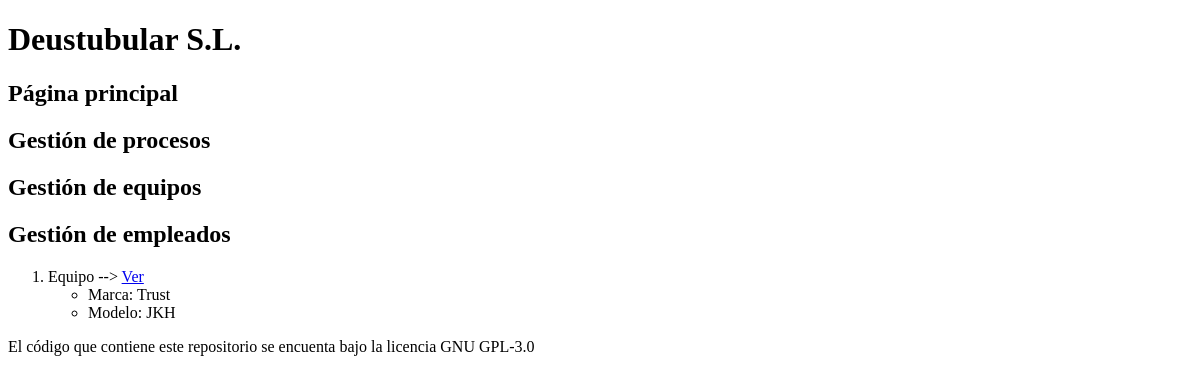
Before: /appProduccion/equipos/ with the older database file.
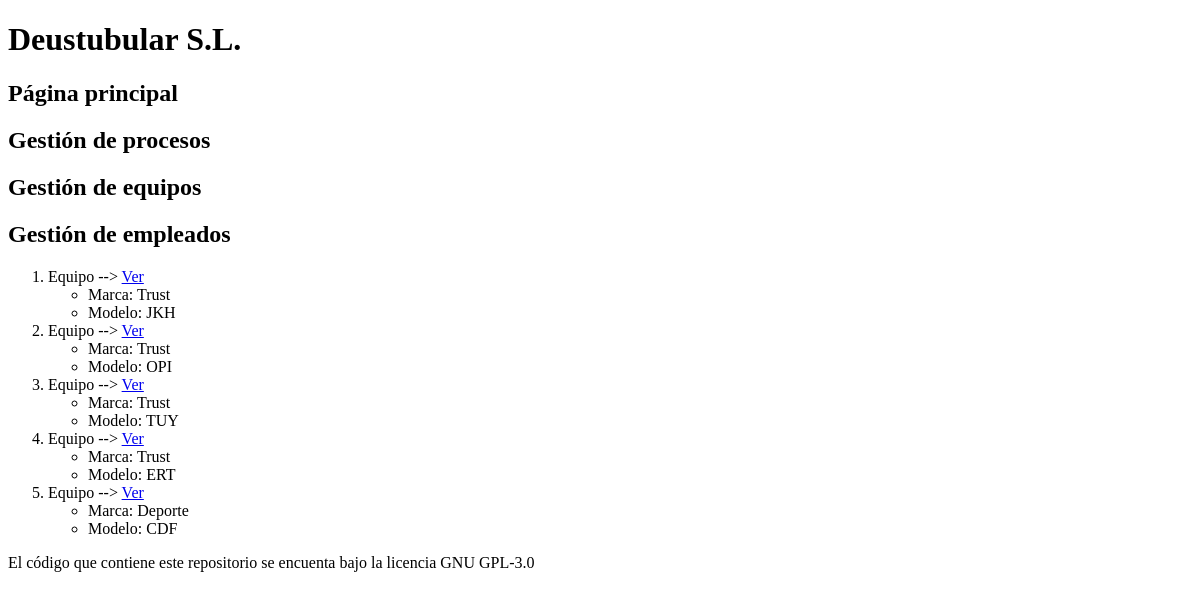
After: the same page with the newer database file.
### appProduccion/models.py (models this page shows, shortened)
class Equipo(models.Model):
    modelo = models.CharField(max_length=100)
    marca = models.CharField(max_length=100)
    categoria = models.CharField(max_length=100)
    fecha_adquisicion = models.DateField()
    fecha_instalacion = models.DateField()

### appProduccion/views.py (the view)
# urls.py: path('equipos/', views.EquiposListView.as_view(), name='equipos_list'),
class EquiposListView(ListView):
    model = Equipo
    template_name = 'equipos_list.html'
    queryset = Equipo.objects.order_by('id')
    def get_context_data(self, **kwargs):
        context = super(EquiposListView, self).get_context_data(**kwargs)
        context['titulo_pagin'] = 'Equipos existentes'
        return context

### appProduccion/Templates/equipos_list.html
{% extends "base.html" %}
{% block contenido %}
<ol>
    {% for eq in equipo_list %}
    <li>
        Equipo --> <a href="{% url 'equipo_detail' eq.id %}">Ver</a>
        <ul>
            <li>Marca: {{ eq.marca }}</li>
            <li>Modelo: {{ eq.modelo }}</li>
        </ul>
    </li>
    {% endfor %}
</ol>
{% endblock %}

### appProduccion/Templates/Base.html (shortened to what this page needs)
<!DOCTYPE html>
<html lang="en">
<head>
</head>
<body>
    <header>
        <h1>Deustubular S.L.</h1>
        <nav>
            <h2>Página principal</h2>
            <h2>Gestión de procesos</h2>
            <h2>Gestión de equipos</h2>
            <h2>Gestión de empleados</h2>
        </nav>
    </header>
    <main>
        {% block contenido %}
        {% endblock %}
    </main>
</body>
    <footer>
        <p>El código que contiene este repositorio se encuenta bajo la licencia GNU GPL-3.0</p>
    </footer>
</html>

Changed rows visible on the page:
added Equipo: marca "Trust", modelo "OPI"
added Equipo: marca "Trust", modelo "TUY"
added Equipo: marca "Trust", modelo "ERT"
added Equipo: marca "Deporte", modelo "CDF"
